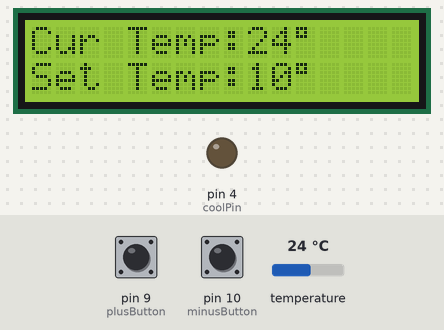
The sketch below on a simulated Arduino Uno, built with avr-gcc and run on an emulated ATmega328P. Shown: 16×2 character LCD, output pins drawn as LEDs (lit = HIGH). The test bench sets the inputs (shaded band); at power-on: temperature 24 °C, pin 9 (plusButton) LOW, pin 10 (minusButton) LOW.

Above: at 0.9 s.
14.9 s: temperature set to 12.3 °C
16.4 s: temperature set to 11.2 °C
At 17.6 s:
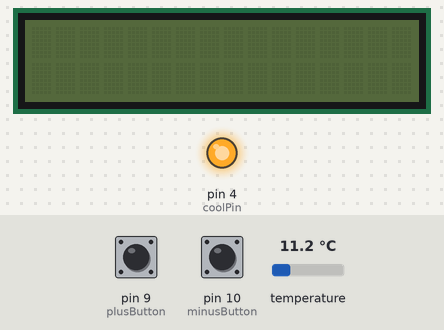
18.1 s: pin 9 (plusButton) pulled HIGH for 1 s
At 20.0 s:
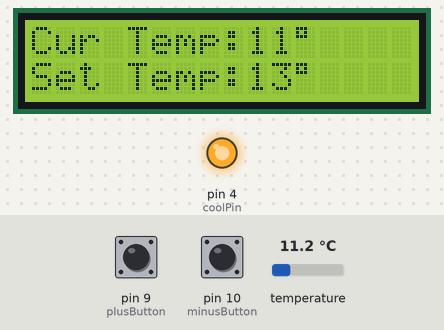
20.6 s: pin 10 (minusButton) pulled HIGH for 3.2 s
At 23.9 s:
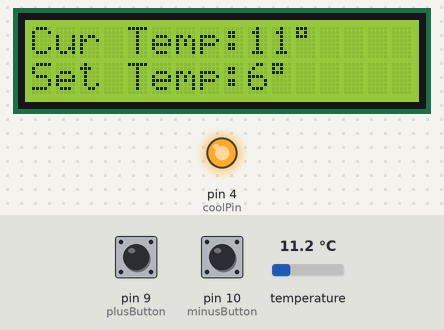
25.3 s: pin 9 (plusButton) pulled HIGH for 3.2 s
At 27.03 s:
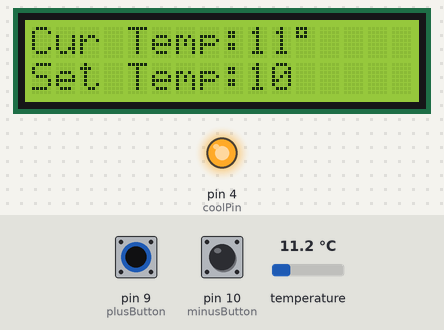
Timing chart, 0 to 28.5 s (numbered marks = the images above; inputs shaded):
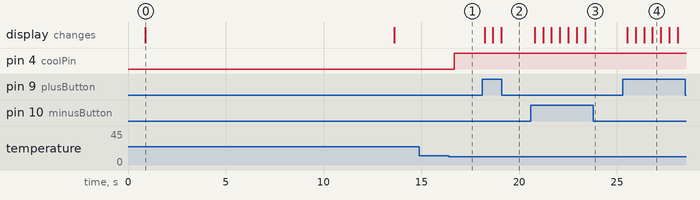

The sketch:

elsa.ino
```cpp
#include "Arduino.h"
#include <Wire.h>
#include <OneWire.h>
#include <DallasTemperature.h>
#include <LiquidCrystal_I2C.h>
#define ONE_WIRE_BUS 2

//initialize thermometer
OneWire oneWire(ONE_WIRE_BUS);
DallasTemperature sensors(&oneWire);

LiquidCrystal_I2C lcd(0x27, 16, 2);

//var definitions
int hist = 2; //hysteresis
int setTemp = 10; //default set temperature after startup
int mTemp;

//pin definitions
int coolPin = 4;
int plusButton = 9;
int minusButton = 10;


void TurnOn() {
  lcd.display();
  lcd.backlight();
}
void TurnOff() {
  lcd.noDisplay();
  lcd.noBacklight();
}

void coolMe() {
  digitalWrite(coolPin, 0);
}
void stopCooling() {
  digitalWrite(coolPin, 1);
}
int measureTemp() {
  sensors.requestTemperatures();
  float tempC = sensors.getTempCByIndex(0);
  return tempC;
}

boolean ifPressed() {
  if (digitalRead(plusButton) == true or digitalRead(minusButton) == true)
    return true;
  else
    return false;
}

void setTempChange() {
}

void displayInfo() {
  TurnOn();
  //display on the lcd
  for (int i = 0; i < 30; i++) {
    lcd.setCursor(0, 1);
    lcd.print("Set Temp:");
    lcd.setCursor(9, 1);
    if (setTemp<10){
      lcd.print("    ");
      lcd.setCursor(9,1);}
    lcd.print(setTemp);
    lcd.print((char)223);
    lcd.setCursor(0, 0);
    lcd.print("Cur Temp:");
    lcd.setCursor(9, 0);
    if (mTemp<10){
      lcd.print("    ");
       lcd.setCursor(9,0);}
    lcd.print(mTemp);
    lcd.print((char)223);

    if (digitalRead(plusButton) == true) {
      setTemp++;
      lcd.setCursor(9, 1);
      lcd.print(setTemp);
      i=0;
    }
    if (digitalRead(minusButton) == true) {
      setTemp--;
      lcd.setCursor(9, 1);
      lcd.print(setTemp);
      i=0;
    }
    delay(400);
  }

  TurnOff();
}


void setup()
{
  sensors.begin();
  //define in/out pins
  pinMode(coolPin, OUTPUT);
  pinMode(plusButton, INPUT);
  pinMode(minusButton, INPUT);
  lcd.init();

  // start lcd
    mTemp=measureTemp();
  displayInfo();
}


void loop()
{
  mTemp=measureTemp();
  //measure temperature (main fridge process)
  if ((mTemp + hist) > setTemp) {
    coolMe();
  }
  if ((mTemp - hist) < setTemp) {
    stopCooling();
  }
  if (ifPressed() == true) {
    displayInfo();
  }
}
```

Measured:
- the behaviour switches between 12 and 11.9 °C on temperature (found by bisection; images 0 and 1)
- after the input at 14.9 s, every drawn part: stays the same
- after the input at 16.4 s, pin 4 (coolPin): LOW → HIGH after 0.27 s
- after the input at 18.1 s, the display: first changes after 0.13 s (image 2 shows a later state)
- after the input at 20.6 s, the display: first changes after 0.20 s (image 3 shows a later state)
- after the input at 25.3 s, pin 4 (coolPin): stays HIGH (without the input it goes to LOW after 11.7 s); the display: first changes after 0.22 s (image 4 shows a later state)
- what the display in image 0 shows lasts 12.7 s, from 0.9 s to 13.6 s
- what the display in image 4 shows lasts 0.4 s, from 26.8 s to 27.2 s
